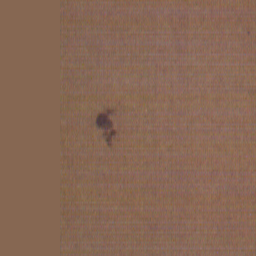
#> input picture test/00008.BMP, 256 x 256 px, found by its file name
$ python RGB_hist.py
#> lines starting #> are read from the running program, lines starting #| are printed output that depends on the picture
import matplotlib.pyplot as plt
import numpy as np
import cv2
import os
os.chdir(r'c://Users/analyst')
im = cv2.imread('00008.BMP')
#> im is the input picture: shape (256, 256, 3); mean B, G, R 85.3, 103.8, 135.8

red = np.zeros((im.shape[0],im.shape[1]),np.uint8)
green=np.zeros((im.shape[0],im.shape[1]),np.uint8)
blue =np.zeros((im.shape[0],im.shape[1]),np.uint8)

blue= im[:,:,0]
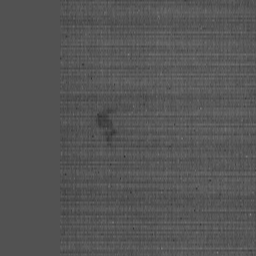
#> blue: shape (256, 256); min 45, max 128, mean 85.3

green= im[:,:,1]
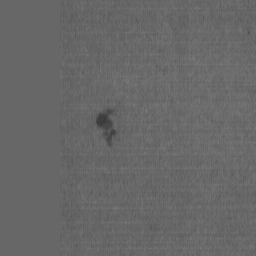
#> green: shape (256, 256); min 55, max 125, mean 103.8
red= im[:,:,2]
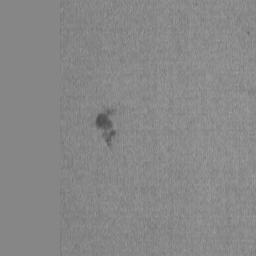
#> red: shape (256, 256); min 73, max 158, mean 135.8
im_flat=im.flatten()


plt.subplot(3,1,1),plt.hist(red.flatten(),bins=100,color='r'),plt.xlim(0,256)
plt.subplot(3,1,2),plt.hist(green.flatten(),bins=100,color='g'),plt.xlim(0,256)
plt.subplot(3,1,3),plt.hist(blue.flatten(),bins=100,color='b'),plt.xlim(0,256)

plt.show()
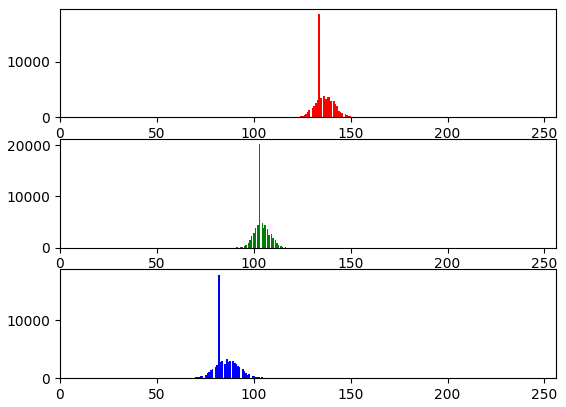
#> figure drawn by matplotlib, 3 panels; panel 1: tallest bar 18664 high, from x = 133.3 to 134.2; panel 2: tallest bar 20184 high, from x = 102.6 to 103.3; panel 3: tallest bar 17880 high, from x = 81.52 to 82.35

$ run again, with test/00011.BMP copied over test/00008.BMP
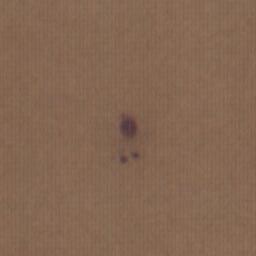
#> input picture test/00011.BMP, 256 x 256 px, found by its file name
#> im is the input picture: shape (256, 256, 3); mean B, G, R 83.1, 103.4, 133.2
#> `red= im[:,:,2]`:
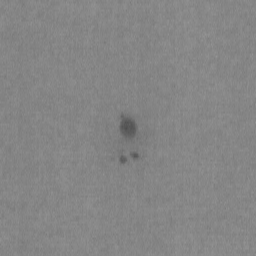
#> red: shape (256, 256); min 77, max 149, mean 133.2
#> `plt.show()`:
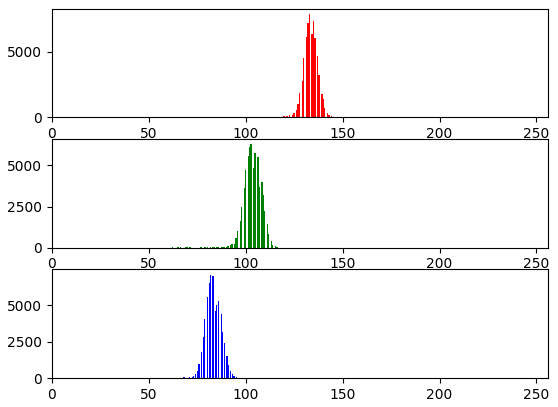
#> figure drawn by matplotlib, 3 panels; panel 1: tallest bar 7898 high, from x = 132.4 to 133.2; panel 2: tallest bar 6281 high, from x = 102.4 to 103.1; panel 3: tallest bar 7072 high, from x = 81.6 to 82.2

$ run again, with test/1240.bmp copied over test/00008.BMP
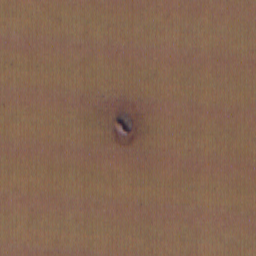
#> input picture test/1240.bmp, 256 x 256 px, found by its file name
#> im is the input picture: shape (256, 256, 3); mean B, G, R 82.9, 104, 134.4
#> `red= im[:,:,2]`:
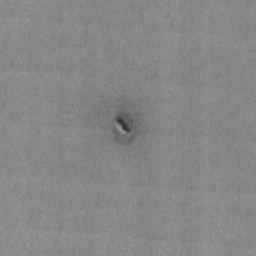
#> red: shape (256, 256); min 46, max 157, mean 134.4
#> `plt.show()`:
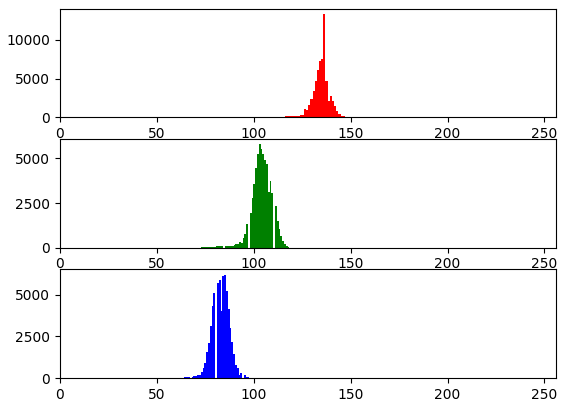
#> figure drawn by matplotlib, 3 panels; panel 1: tallest bar 13367 high, from x = 135.9 to 137; panel 2: tallest bar 5798 high, from x = 102.6 to 103.5; panel 3: tallest bar 6196 high, from x = 84.71 to 85.64

$ run again, with test/1546.bmp copied over test/00008.BMP
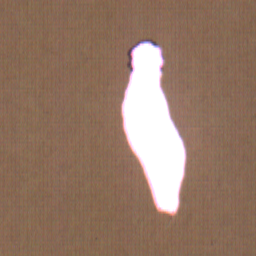
#> input picture test/1546.bmp, 256 x 256 px, found by its file name
#> im is the input picture: shape (256, 256, 3); mean B, G, R 102.4, 120.2, 148.6
#> `red= im[:,:,2]`:
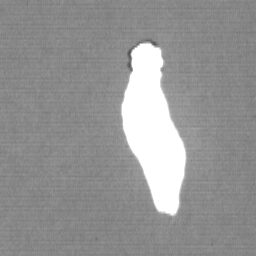
#> red: shape (256, 256); min 80, max 255, mean 148.6
#> `plt.show()`:
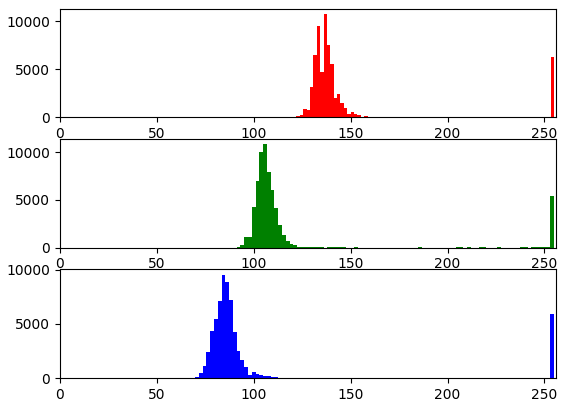
#> figure drawn by matplotlib, 3 panels; panel 1: tallest bar 10754 high, from x = 136 to 137.8; panel 2: tallest bar 10838 high, from x = 104.8 to 106.8; panel 3: tallest bar 9543 high, from x = 83.4 to 85.35
